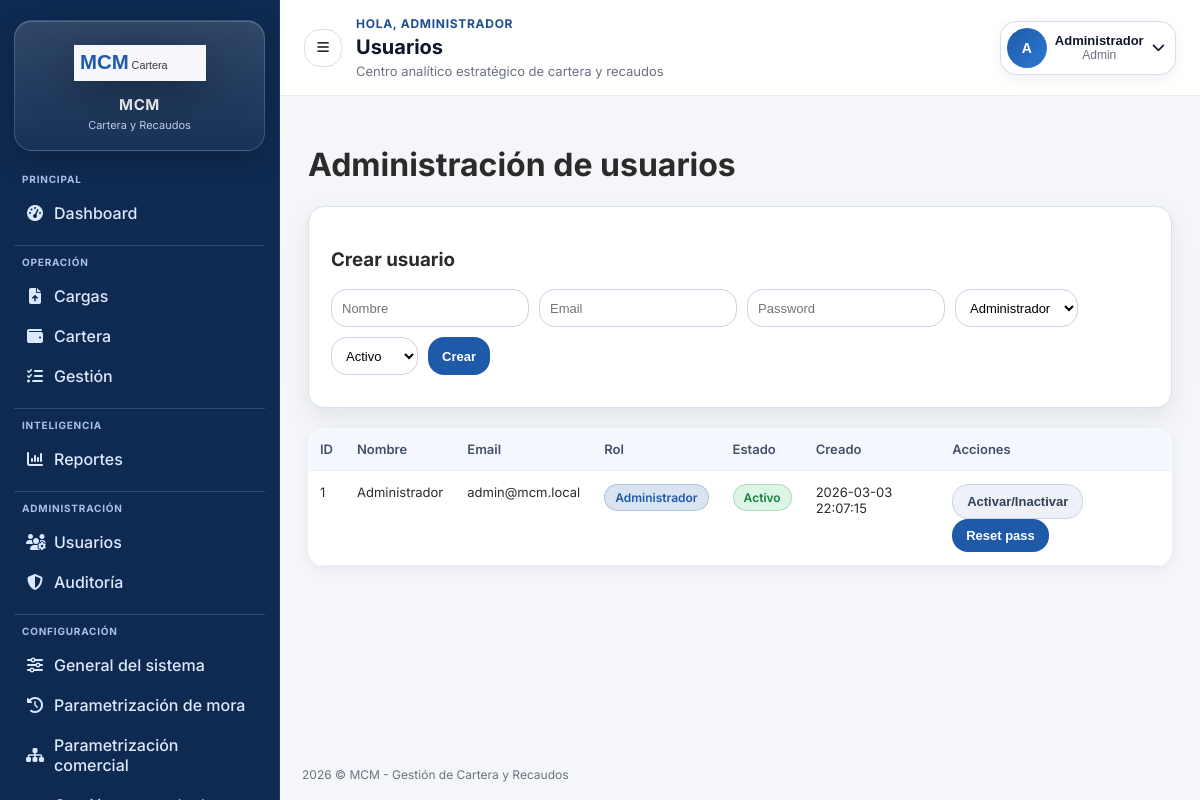
The app's page /admin/usuarios.php (signed in) with its own data.
### tables this page shows
CREATE TABLE IF NOT EXISTS usuarios (
    id BIGINT AUTO_INCREMENT PRIMARY KEY,
    nombre VARCHAR(120) NOT NULL,
    email VARCHAR(120) NOT NULL UNIQUE,
    password_hash VARCHAR(255) NOT NULL,
    rol ENUM('admin', 'analista', 'visualizador') NOT NULL DEFAULT 'visualizador',
    estado ENUM('activo', 'inactivo') NOT NULL DEFAULT 'activo',
    created_at DATETIME NOT NULL DEFAULT CURRENT_TIMESTAMP,
    updated_at DATETIME NOT NULL DEFAULT CURRENT_TIMESTAMP ON UPDATE CURRENT_TIMESTAMP
);

### public/admin/usuarios.php (called while the page is built)
<?php
require_once __DIR__ . '/../modules/admin/usuarios.php';

### app/config/app.php (called while the page is built, shortened)
<?php
if (!function_exists('app_base_url')) {
    function app_base_url(): string
    {
        return APP_BASE_URL;
    }
}
if (!function_exists('app_starts_with')) {
    function app_starts_with(string $haystack, string $needle): bool
    {
        return $needle === '' || strncmp($haystack, $needle, strlen($needle)) === 0;
    }
}
if (!function_exists('app_url')) {
    function app_url(string $path = ''): string
    {
        $base = app_base_url();
        $cleanPath = ltrim($path, '/');
        return $base === '' ? '/' . $cleanPath : $base . '/' . $cleanPath;
    }
}
if (!function_exists('app_request_path')) {
    function app_request_path(): string
    {
        $uriPath = (string)(parse_url($_SERVER['REQUEST_URI'] ?? '', PHP_URL_PATH) ?? '/');
        $base = app_base_url();
        if ($base !== '' && app_starts_with($uriPath, $base)) {
            $uriPath = substr($uriPath, strlen($base));
        }
        $uriPath = '/' . ltrim($uriPath, '/');
        return $uriPath;
    }
}
if (!function_exists('app_route_is')) {
    function app_route_is(array $paths): bool
    {
        $current = app_request_path();
        foreach ($paths as $path) {
            $normalized = '/' . ltrim($path, '/');
            $prefix = rtrim($normalized, '/') . '/';
        }
        return false;
    }
}

### app/services/SystemSettingsService.php (called while the page is built, shortened)
<?php
require_once __DIR__ . '/../config/app.php';
function system_setting_get(PDO $pdo, string $key, ?string $default = null): ?string
{
    $stmt = $pdo->prepare('SELECT setting_value FROM system_settings WHERE setting_key = ? LIMIT 1');
    $stmt->execute([$key]);
    $value = $stmt->fetchColumn();
    if ($value === false || $value === null || trim((string)$value) === '') {
        return $default;
    }
    return (string)$value;
}
function system_logo_default_path(): string
{
    return 'assets/img/logo-mcm.svg';
}
function system_logo_public_path(?string $relativePath): ?string
{
    if (!is_string($relativePath) || trim($relativePath) === '') {
        return null;
    }
    $normalized = ltrim(str_replace('\\', '/', $relativePath), '/');
    return $normalized;
}
function system_logo_url(?PDO $pdo = null): string
{
    $customPath = null;
    if ($pdo instanceof PDO) {
        try {
            $customPath = system_setting_get($pdo, 'institutional_logo_path');
        } catch (Throwable $exception) {
            $customPath = null;
        }
    } else {
        try {
            require __DIR__ . '/../config/db.php';
            if (isset($pdo) && $pdo instanceof PDO) {
                $customPath = system_setting_get($pdo, 'institutional_logo_path');
            }
        } catch (Throwable $exception) {
            $customPath = null;
        }
    }
    $resolvedCustomPath = system_logo_public_path($customPath);
    $cached = app_url($resolvedCustomPath ?? system_logo_default_path());
    return $cached;
}

### app/config/db.php (called while the page is built, shortened)
<?php
$user = getenv('DB_USER') ?: 'root';

### app/config/auth.php (called while the page is built, shortened)
<?php
function current_user(): ?array
{
    return $_SESSION['user'] ?? null;
}

### public/modules/admin/usuarios.php (the view, shortened to what this page needs)
<?php
require_once __DIR__ . '/../../../app/config/db.php';
require_once __DIR__ . '/../../../app/views/layout.php';
$users = $pdo->query('SELECT id, nombre, email, rol, estado, created_at FROM usuarios ORDER BY id DESC')->fetchAll();
ob_start(); ?>
<h1>Administración de usuarios</h1>
<div class="card"><h3>Crear usuario</h3>
<form method="post"><div class="row"><input name="nombre" placeholder="Nombre" required><input type="email" name="email" placeholder="Email" required><input name="password" type="password" placeholder="Password" required><select name="rol"><option value="admin">Administrador</option></select><select name="estado"><option value="activo">Activo</option></select><button class="btn">Crear</button></div></form>
</div>
<table class="table"><tr><th>ID</th><th>Nombre</th><th>Email</th><th>Rol</th><th>Estado</th><th>Creado</th><th>Acciones</th></tr><?php foreach($users as $u): ?><tr><td><?= (int)$u['id'] ?></td><td><?= htmlspecialchars($u['nombre']) ?></td><td><?= htmlspecialchars($u['email']) ?></td><td><?php if ($u['rol']==='admin') { echo ui_badge('Administrador', 'info'); } elseif ($u['rol']==='analista') { echo ui_badge('Analista', 'default'); } else { echo ui_badge('Visualizador', 'warning'); } ?></td><td><?= $u['estado']==='activo' ? ui_badge('Activo', 'success') : ui_badge('Inactivo', 'danger') ?></td><td><?= htmlspecialchars($u['created_at']) ?></td><td><form style="display:inline" method="post"><input type="hidden" name="action" value="toggle"><input type="hidden" name="id" value="<?= (int)$u['id'] ?>"><input type="hidden" name="estado" value="<?= $u['estado']==='activo'?'inactivo':'activo' ?>"><button class="btn btn-muted">Activar/Inactivar</button></form> <form style="display:inline" method="post"><input type="hidden" name="action" value="reset"><input type="hidden" name="id" value="<?= (int)$u['id'] ?>"><button class="btn">Reset pass</button></form></td></tr><?php endforeach; ?></table>
<?php
$content = ob_get_clean();
render_layout('Usuarios', $content);

### app/views/layout.php (shortened to what this page needs)
<?php
require_once __DIR__ . '/../config/auth.php';
require_once __DIR__ . '/../config/app.php';
require_once __DIR__ . '/../services/SystemSettingsService.php';
function ui_badge(string $text, string $variant = 'default'): string
{
    $allowed = ['default', 'success', 'warning', 'danger', 'info'];
    return '<span class="badge badge-' . $variant . '">' . htmlspecialchars($text) . '</span>';
}
function render_layout(string $title, string $content): void
{
    $user = current_user();
    $role = $user['rol'] ?? 'visualizador';
    $menuBySection = [];
    foreach ($menu as $item) {
        $section = $item['section'] ?? 'General';
        $menuBySection[$section][] = $item;
    }
    ?>
    <!doctype html>
    <html lang="es">
    <head>
      <?php $logoUrl = system_logo_url(); ?>
      <link rel="stylesheet" href="https://cdnjs.cloudflare.com/ajax/libs/font-awesome/6.5.2/css/all.min.css">
      <link rel="stylesheet" href="<?= htmlspecialchars(app_url('assets/css/app.css')) ?>">
    </head>
    <body>
      <aside class="app-sidebar" id="appSidebar">
        <div class="sidebar-brand">
          <img src="<?= htmlspecialchars($logoUrl) ?>" alt="MCM" class="sidebar-logo">
          <div class="sidebar-brand-text">
            <div class="sidebar-brand-title">MCM</div>
            <div class="sidebar-brand-subtitle">Cartera y Recaudos</div>
          </div>
        </div>
        <nav class="sidebar-nav">
          <?php foreach ($menuBySection as $sectionName => $items): ?>
            <div class="sidebar-section">
              <p class="sidebar-section-label"><?= htmlspecialchars($sectionName) ?></p>
              <?php foreach ($items as $item): ?>
                <?php $active = app_route_is($item['match']); ?>
                <a class="sidebar-link <?= $active ? 'active' : '' ?>" href="<?= htmlspecialchars(app_url($item['url'])) ?>">
                  <i class="<?= htmlspecialchars($item['icon']) ?>"></i>
                  <span><?= htmlspecialchars($item['label']) ?></span>
                </a>
              <?php endforeach; ?>
            </div>
          <?php endforeach; ?>
        </nav>
      </aside>
      <div class="app-main">
        <header class="app-topbar">
          <button class="icon-button" id="sidebarToggle" type="button" aria-label="Abrir menú">
            <i class="fa-solid fa-bars"></i>
          </button>
          <div class="topbar-title-wrap">
            <p class="topbar-greeting">Hola, <?= htmlspecialchars((string)($user['nombre'] ?? 'equipo')) ?></p>
            <h1 class="topbar-title"><?= htmlspecialchars($title) ?></h1>
            <p class="topbar-subtitle">Centro analítico estratégico de cartera y recaudos</p>
          </div>
          <div class="topbar-user" id="topbarUserMenu">
            <button class="user-menu-trigger" id="userMenuToggle" type="button" aria-label="Abrir menú de usuario" aria-expanded="false">
              <div class="avatar">
                <?= strtoupper(substr((string)($user['nombre'] ?? 'U'), 0, 1)) ?>
              </div>
              <div class="user-meta">
                <strong><?= htmlspecialchars((string)($user['nombre'] ?? 'Usuario')) ?></strong>
                <span><?= htmlspecialchars(ucfirst((string)$role)) ?></span>
              </div>
              <i class="fa-solid fa-chevron-down"></i>
            </button>
          </div>
        </header>
        <main class="app-content">
          <?= $content ?>
        </main>
        <footer class="app-footer">
          <span><?= date('Y') ?> &copy; MCM - Gestión de Cartera y Recaudos</span>
        </footer>
      </div>
    </body>
    </html>
    <?php
}

### records on screen
usuarios: nombre "ADMINISTRADOR", nombre "A", nombre "Administrador", rol "Admin", id "1", email "admin@mcm.local", text "Administrador Activo", created_at "2026-03-03 22:07:15"

### other values on screen
$sectionName "PRINCIPAL"
$item['label'] "Dashboard"
$sectionName "OPERACIÓN"
$item['label'] "Cargas"
$item['label'] "Cartera"
$item['label'] "Gestión"
$sectionName "INTELIGENCIA"
$item['label'] "Reportes"
$sectionName "ADMINISTRACIÓN"
$item['label'] "Usuarios"
$item['label'] "Auditoría"
$sectionName "CONFIGURACIÓN"
$item['label'] "General del sistema"
$item['label'] "Parametrización de mora"
$item['label'] "Parametrización comercial"
